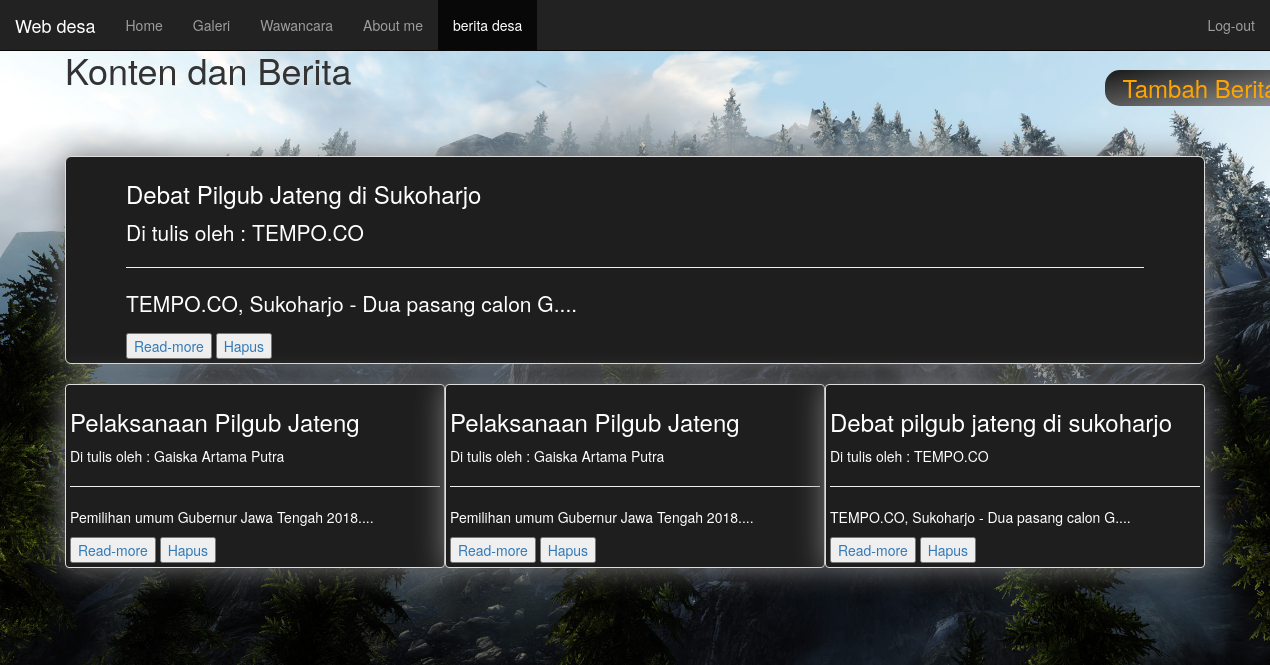
The app's page /konten.php with its own data.
### tables this page shows
CREATE TABLE `artikel` (
  `ID` int(11) NOT NULL,
  `Judul` varchar(255) NOT NULL,
  `Penulis` varchar(255) NOT NULL,
  `Isi` text NOT NULL
);

### proses_berita.php (called while the page is built, shortened)
<?php
$conn = mysqli_connect("localhost", "root", "", "webdesa");
function query($query) {
  global $conn;
  $result = mysqli_query($conn, $query);
  $rows = [];
  while($row = mysqli_fetch_assoc($result)){
    $rows[] = $row;
  }
  return $rows;
}
 ?>

### konten.php (the view, shortened to what this page needs)
<?php
require 'proses_berita.php';
$artikel = query("SELECT * FROM artikel ORDER BY ID DESC");
?>
<html>
<head>
	<link rel="stylesheet" type="text/css" href="bootstrap-3.3.7-dist/css/bootstrap.min.css">
</head>
<body>
	<nav class="navbar navbar-inverse navbar-fixed-top">
		<div class="container-fluid">
			<div class="navbar-header">
				<a class="navbar-brand" href="#">Web desa</a>
			</div>
			<ul class="nav navbar-nav ">
				<li ><a href="index.html">Home</a></li>
				<li><a href="galeri.php">Galeri</a></li>
				<li><a href="wawancara.php">Wawancara</a></li>
				<li class="text-right"><a href="about.php">About me</a></li>
				<li class="text-right active" ><a href="konten.php">berita desa</a></li>
			</ul>
			<ul class="nav navbar-nav navbar-right">
				<li style="float:right" onclick="return confirm('Yakin untuk LOG-OUT?')"> <a href="login.php">Log-out</a></li>
			</ul>
		</div>
	</nav>
  	<div class="container" style="margin-top: 80px;">
          <section id="main" >
            <div class="conatiner"  style="transform:translatey(-50px);">
              <h1 class="page-title">Konten dan Berita</h1>
							<h3 class="tambah" style="margin-left:950px; border:0px solid black; text-align:center; line-height : auto; height: auto; padding : 5px; background : linear-gradient(to bottom right, rgb(25, 25, 25), rgb(150, 150, 150));">
							  <a href="Tambah_berita.php">Tambah Berita</a>
							</h3>
								<article class="jumbotron thumbnail" id="main-col">
                    <?php $i = 1; foreach ( $artikel as $row ) : ?>
                      <?php if ($i == 1): ?>
                        <div class="box">
                          <h3><?= $row["Judul"]; ?></h3>
                          <p>Di tulis oleh : <?= $row["Penulis"];  ?></p><hr>
                          <p><?= substr($row["Isi"],0, 40);  ?>....</p>
                          <a href="klikberita.php?ID=<?= $row["ID"];?>" style="text-decoration:none;"><button type="button" name="button">Read-more</button></a>
                          <a href="hapusberita.php?ID=<?= $row["ID"];?>" style="text-decoration:none;" onclick="return confirm('YAkin untuk menghapus?');"><button type="button" name="button">Hapus</button></a>
                        </div>
                      </article>
                        <?php $i++; else: ?>
                          <section id="boxes" class="col-md-4 thumbnail" >
                              <div class="box">
                                <h3><?= $row["Judul"]; ?></h3>
                                <p>Di tulis oleh : <?= $row["Penulis"];  ?></p><hr>
                                <p><?= substr($row["Isi"],0, 40);  ?>....</p>
                                <a href="klikberita.php?ID=<?= $row["ID"];?>" style="text-decoration:none;"><button type="button" name="button">Read-more</button></a>
                                <a href="hapusberita.php?ID=<?= $row["ID"];?>" style="text-decoration:none;" onclick="return confirm('sure?');"><button type="button" name="button">Hapus</button></a>
                              </div>
                          </section>
                      <?php endif; ?>
                    <?php endforeach; ?>
   </body>
  </html>
</body>
</html>

### konten.php (style rules this page uses)
body { background-image: url('PICTURES/39f310fd_TESV-2012-07-11-01-35-56-57.jpg'); background-size:cover; }
p { color: white; }
.jumbotron { box-shadow: 0 0 30px grey; background: none; background-size: cover; }
.thumbnail { box-shadow: 0 0 30px grey; background: rgb(30, 30, 30); background-size: cover; }
.box h3 { color: white!important; }
.tambah { border-radius: 15px; height: 40px; transform:translate(90px, -40px); background: white; transition: 5s }
.tambah > a { margin-top: 20px; text-decoration: none; color: orange; }

### records on screen
artikel: Judul "Debat Pilgub Jateng di Sukoharjo", Penulis "TEMPO.CO", Isi "TEMPO.CO, Sukoharjo - Dua pasang calon G"
artikel: Judul "Pelaksanaan Pilgub Jateng", Penulis "Gaiska Artama Putra", Isi "Pemilihan umum Gubernur Jawa Tengah 2018"
artikel: Judul "Pelaksanaan Pilgub Jateng", Penulis "Gaiska Artama Putra", Isi "Pemilihan umum Gubernur Jawa Tengah 2018"
artikel: Judul "Debat pilgub jateng di sukoharjo", Penulis "TEMPO.CO", Isi "TEMPO.CO, Sukoharjo - Dua pasang calon G"
